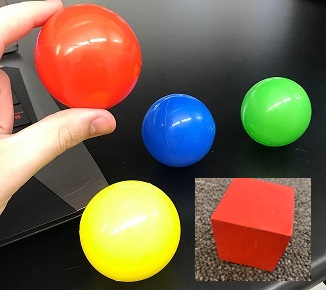
#> input picture Vision/main/all_Balls.JPG, 326 x 290 px, given in place of the camera
$ python HaarTest.py
#> lines starting #> are read from the running program, lines starting #| are printed output that depends on the picture; after the words box and inside, x2 and y2 are one past the last pixel; in counts of white or black regions, pixels touching at a corner belong together
import cv2
import numpy as np
import time

vs = cv2.VideoCapture(0)
# width = 600
# height = 600

time.sleep(2)

w = int(vs.get(3))
h = int(vs.get(4))

print("{0} {1}".format(w, h))


cube_cascade = cv2.CascadeClassifier(
    'cube/cascade.xml')
ball_cascade = cv2.CascadeClassifier(
    'ball/cascade.xml')

while True:
    ret, img = vs.read()
#> img is the input picture: shape (290, 326, 3); mean B, G, R 76.7, 99.7, 119.8

    # img = cv2.GaussianBlur(img, (3, 3), 2)
    # img = cv2.flip(img, 0)
    img = cv2.resize(img, (480, 270))
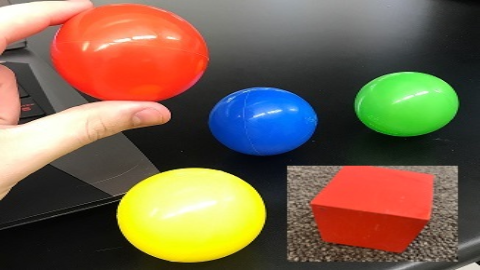
#> img: shape (270, 480, 3); mean B, G, R 76.6, 99.6, 119.7
    # cv2.imshow('1', img)
    gray = cv2.cvtColor(img, cv2.COLOR_BGR2GRAY)
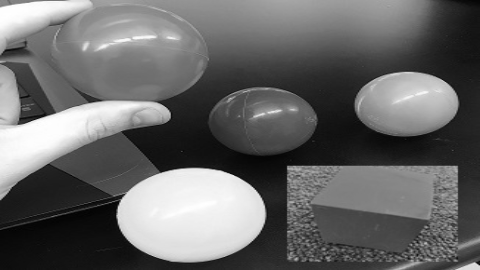
#> gray: shape (270, 480); min 0, max 255, mean 103

    # add this
    # image, reject levels level weights.
    balls = ball_cascade.detectMultiScale(
        gray, 2.5, minNeighbors=5, maxSize=(128, 128))
#> balls = [[345, 42, 125, 125]]
    cubes = cube_cascade.detectMultiScale(
        gray, 3.5, minNeighbors=5, maxSize=(128, 128))
#> cubes = [[356, 65, 112, 112], [219, 75, 112, 112]]

    # Ensure that output is a list
    if len(balls) == 0 and len(cubes) == 0:
        objs = [(1, 1, 1, 1)]
        print("None")
    elif len(balls) == 0:
        objs = cubes
        print("Cubes")
        # cv2.circle(img, (objs[0][0], objs[0][1]), 50, (255, 255, 255), 2)
    elif len(cubes) == 0:
        objs = balls
        print("Balls")
        # cv2.circle(img, (objs[0][0], objs[0][1]), 50, (255, 255, 255), 2)
    else:
        # combine into a vStack
        objs = np.vstack((balls, cubes))
#> objs = [[345, 42, 125, 125], [356, 65, 112, 112], [219, 75, 112, 112]]
        print("Boths")

        # list(objs)
        # Sort in place wasnt working, dont @ me

    objs = sorted(objs, reverse=True, key=lambda x: x[3])

    (x, y, w, h) = objs[0]
#> x = 345; y = 42; w = 125; h = 125

    cv2.rectangle(img, (x, y), (x + w, y + h), (255, 255, 255), 2)
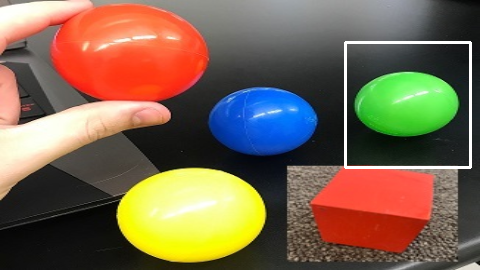
#> img: shape (270, 480, 3); 1.15% of pixels changed, all inside (x1, y1, x2, y2) = (344, 41, 472, 169)

    # print(len(objs))
    # for (x, y, w, h) in objs:
    #     cv2.rectangle(img, (x, y), (x + w, y + h), (255, 255, 255), 2)

    cv2.imshow('0', img)
    k = cv2.waitKey(100) & 0xFF  # large wait time to remove freezing
#> (key Esc is pressed here)
    if k == 113 or k == 27:
        break

cv2.destroyAllWindows()
